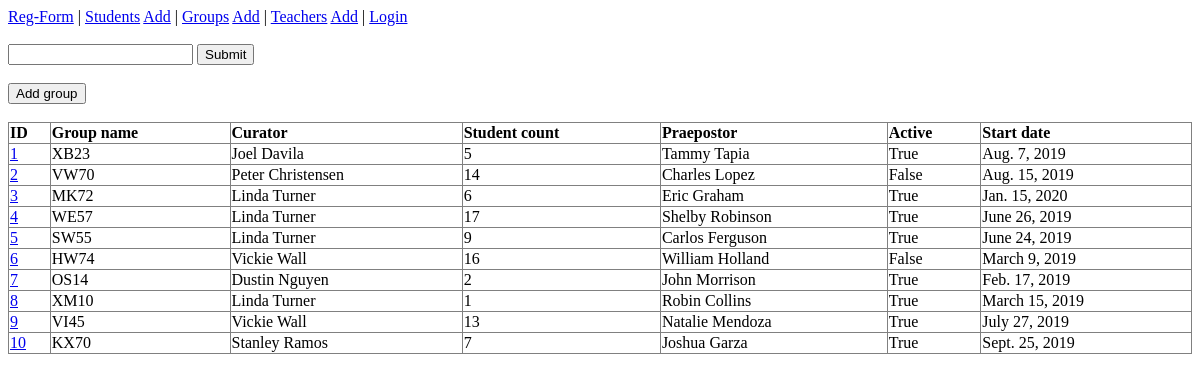
/students/groups/, run on an earlier commit of the app's database.
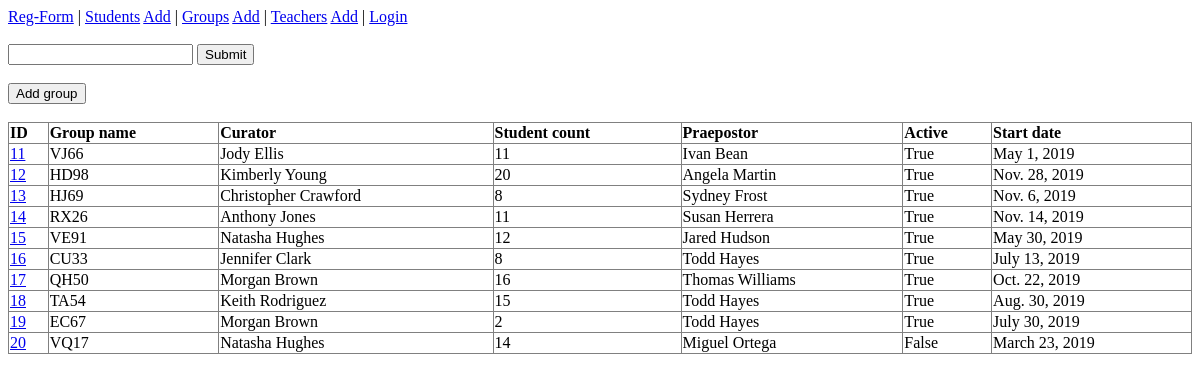
And on a later commit of the database.
### students/models.py (models this page shows, shortened)
class Group(models.Model):
    group_name = models.CharField(max_length=50)
    start_date = models.DateField()
    students_count = models.IntegerField(default=0)
    is_active = models.BooleanField(default=False)
    praepostor = models.ForeignKey(Student,
                                   related_name='head_of_group',
                                   null=True, blank=True,
                                   on_delete=models.CASCADE)
    curator = models.ForeignKey(Teacher,
                                null=True, blank=True,
                                on_delete=models.CASCADE)

class Student(models.Model):
    first_name = models.CharField(max_length=25)
    last_name = models.CharField(max_length=25)
    birth_date = models.DateField(default='01/01/1980')
    email = models.EmailField(unique=True)
    telephone = models.CharField(unique=True, max_length=25)
    address = models.CharField(max_length=255, null=True, blank=True)
    group = models.ForeignKey('students.Group',
                              null=True, blank=True,
                              on_delete=models.CASCADE)
    username = models.CharField(unique=True, max_length=25, default='')
    password = models.CharField(max_length=25, default='111111')
    is_enabled = models.BooleanField(default=False)

### teachers/models.py (models this page shows, shortened)
class Teacher(models.Model):
    first_name = models.CharField(max_length=25)
    last_name = models.CharField(max_length=25)
    birth_date = models.DateField()
    email = models.EmailField(unique=True)
    telephone = models.CharField(unique=True, max_length=25)
    address = models.CharField(max_length=255, null=True, blank=True)

### students/views.py (the view)
# urls.py: path('groups/', groups, name='groups'),
def groups(request):
    queryset = Group.objects.all().select_related('praepostor', 'curator')
    g_name = request.GET.get('g_name')
    if g_name:
        queryset = queryset.filter(group_name__contains=g_name)
    return render(request,
                  'groups_list.html',
                  context={'groups': queryset})

### students/templates/groups_list.html (shortened to what this page needs)
{% extends 'base.html' %}
{% block content%}
<form action="{% url 'groups' %}" method="get">
    <input name="g_name">
    <input name="submit" type="submit">
</form>
<br>
<button onclick="document.location='{% url 'groups-add' %}'">Add group</button>
<br><br>
<table>
  <tr>
    <th>ID</th>
    <th>Group name</th>
    <th>Curator</th>
    <th>Student count</th>
    <th>Praepostor</th>
    <th>Active</th>
    <th>Start date</th>
  </tr>
{% for group in groups %}
    <tr>
        <td><a href="{% url 'groups-edit' group.id %}">{{ group.id }}</a></td>
        <td>{{ group.group_name}}</td>
        <td>{{ group.curator.first_name }} {{group.curator.last_name}}</td>
        <td>{{ group.students_count }}</td>
        <td>{{ group.praepostor.first_name }} {{group.praepostor.last_name}}</td>
        <td>{{ group.is_active }}</td>
        <td>{{ group.start_date }}</td>
    </tr>
    {% endfor %}
</table>
{% endblock content%}

### students/templates/base.html (shortened to what this page needs)
<!DOCTYPE html>
<html lang="en">
<head>
</head>
<body>
<a href="{% url 'reg-form' %}">Reg-Form</a> |
<a href="{% url 'students' %}">Students</a>  <a href="{% url 'students-add' %}">Add</a> |
<a href="{% url 'groups' %}">Groups</a>  <a href="{% url 'groups-add' %}">Add</a> |
<a href="{% url 'teachers' %}">Teachers</a>  <a href="{% url 'teachers-add' %}">Add</a> |
{% if user.is_authenticated %}<a href="{% url 'logout' %}"> Logout</a> |
Logged in as {{ user.username }}
{% else %}<a href="{% url 'login' %}"> Login </a>{% endif %}
<br><br>
{% block content%}
{% endblock content%}
</body>
</html>

### students/templates/base.html (style rules this page uses)
table, th, td { border: 1px solid grey; border-collapse: collapse; }
th { text-align: left; }
table { width:100%; }

What changed in the data, as far as the page shows it:
removed Group: id "1", group_name "XB23", curator.first_name "Joel", curator.last_name "Davila", students_count "5", praepostor.first_name "Tammy", praepostor.last_name "Tapia", is_active "True", start_date "Aug. 7, 2019"
removed Group: id "2", group_name "VW70", curator.first_name "Peter", curator.last_name "Christensen", students_count "14", praepostor.first_name "Charles", praepostor.last_name "Lopez", is_active "False", start_date "Aug. 15, 2019"
removed Group: id "3", group_name "MK72", curator.first_name "Linda", curator.last_name "Turner", students_count "6", praepostor.first_name "Eric", praepostor.last_name "Graham", is_active "True", start_date "Jan. 15, 2020"
removed Group: id "4", group_name "WE57", curator.first_name "Linda", curator.last_name "Turner", students_count "17", praepostor.first_name "Shelby", praepostor.last_name "Robinson", is_active "True", start_date "June 26, 2019"
removed Group: id "5", group_name "SW55", curator.first_name "Linda", curator.last_name "Turner", students_count "9", praepostor.first_name "Carlos", praepostor.last_name "Ferguson", is_active "True", start_date "June 24, 2019"
removed Group: id "6", group_name "HW74", curator.first_name "Vickie", curator.last_name "Wall", students_count "16", praepostor.first_name "William", praepostor.last_name "Holland", is_active "False", start_date "March 9, 2019"
removed Group: id "7", group_name "OS14", curator.first_name "Dustin", curator.last_name "Nguyen", students_count "2", praepostor.first_name "John", praepostor.last_name "Morrison", is_active "True", start_date "Feb. 17, 2019"
removed Group: id "8", group_name "XM10", curator.first_name "Linda", curator.last_name "Turner", students_count "1", praepostor.first_name "Robin", praepostor.last_name "Collins", is_active "True", start_date "March 15, 2019"
removed Group: id "9", group_name "VI45", curator.first_name "Vickie", curator.last_name "Wall", students_count "13", praepostor.first_name "Natalie", praepostor.last_name "Mendoza", is_active "True", start_date "July 27, 2019"
removed Group: id "10", group_name "KX70", curator.first_name "Stanley", curator.last_name "Ramos", students_count "7", praepostor.first_name "Joshua", praepostor.last_name "Garza", is_active "True", start_date "Sept. 25, 2019"
added Group: id "11", group_name "VJ66", curator.first_name "Jody", curator.last_name "Ellis", students_count "11", praepostor.first_name "Ivan", praepostor.last_name "Bean", is_active "True", start_date "May 1, 2019"
added Group: id "12", group_name "HD98", curator.first_name "Kimberly", curator.last_name "Young", students_count "20", praepostor.first_name "Angela", praepostor.last_name "Martin", is_active "True", start_date "Nov. 28, 2019"
added Group: id "13", group_name "HJ69", curator.first_name "Christopher", curator.last_name "Crawford", students_count "8", praepostor.first_name "Sydney", praepostor.last_name "Frost", is_active "True", start_date "Nov. 6, 2019"
added Group: id "14", group_name "RX26", curator.first_name "Anthony", curator.last_name "Jones", students_count "11", praepostor.first_name "Susan", praepostor.last_name "Herrera", is_active "True", start_date "Nov. 14, 2019"
added Group: id "15", group_name "VE91", curator.first_name "Natasha", curator.last_name "Hughes", students_count "12", praepostor.first_name "Jared", praepostor.last_name "Hudson", is_active "True", start_date "May 30, 2019"
added Group: id "16", group_name "CU33", curator.first_name "Jennifer", curator.last_name "Clark", students_count "8", praepostor.first_name "Todd", praepostor.last_name "Hayes", is_active "True", start_date "July 13, 2019"
added Group: id "17", group_name "QH50", curator.first_name "Morgan", curator.last_name "Brown", students_count "16", praepostor.first_name "Thomas", praepostor.last_name "Williams", is_active "True", start_date "Oct. 22, 2019"
added Group: id "18", group_name "TA54", curator.first_name "Keith", curator.last_name "Rodriguez", students_count "15", praepostor.first_name "Todd", praepostor.last_name "Hayes", is_active "True", start_date "Aug. 30, 2019"
added Group: id "19", group_name "EC67", curator.first_name "Morgan", curator.last_name "Brown", students_count "2", praepostor.first_name "Todd", praepostor.last_name "Hayes", is_active "True", start_date "July 30, 2019"
added Group: id "20", group_name "VQ17", curator.first_name "Natasha", curator.last_name "Hughes", students_count "14", praepostor.first_name "Miguel", praepostor.last_name "Ortega", is_active "False", start_date "March 23, 2019"
